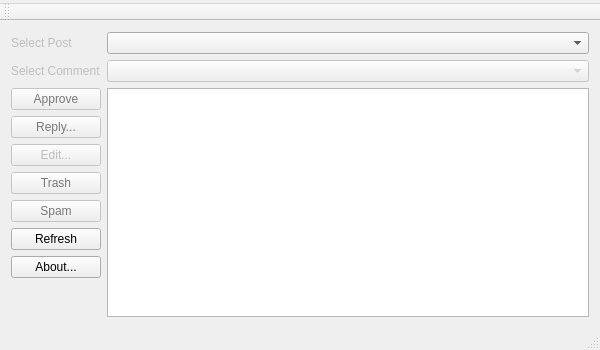
<?xml version="1.0" encoding="UTF-8"?>
<ui version="4.0">
 <class>MainWindow</class>
 <widget class="QMainWindow" name="MainWindow">
  <property name="enabled">
   <bool>true</bool>
  </property>
  <property name="geometry">
   <rect>
    <x>0</x>
    <y>0</y>
    <width>600</width>
    <height>350</height>
   </rect>
  </property>
  <property name="mouseTracking">
   <bool>false</bool>
  </property>
  <property name="tabletTracking">
   <bool>false</bool>
  </property>
  <property name="windowTitle">
   <string>WordPress Comment Manager</string>
  </property>
  <property name="autoFillBackground">
   <bool>false</bool>
  </property>
  <widget class="QWidget" name="centralWidget">
   <layout class="QGridLayout" name="gridLayout">
    <item row="2" column="1" rowspan="8">
     <widget class="QPlainTextEdit" name="plainTextEdit">
      <property name="readOnly">
       <bool>true</bool>
      </property>
     </widget>
    </item>
    <item row="0" column="0">
     <widget class="QLabel" name="label_1">
      <property name="enabled">
       <bool>false</bool>
      </property>
      <property name="text">
       <string>Select Post</string>
      </property>
      <property name="alignment">
       <set>Qt::AlignLeading|Qt::AlignLeft|Qt::AlignVCenter</set>
      </property>
     </widget>
    </item>
    <item row="1" column="0">
     <widget class="QLabel" name="label_2">
      <property name="enabled">
       <bool>false</bool>
      </property>
      <property name="text">
       <string>Select Comment</string>
      </property>
      <property name="alignment">
       <set>Qt::AlignLeading|Qt::AlignLeft|Qt::AlignVCenter</set>
      </property>
     </widget>
    </item>
    <item row="4" column="0">
     <widget class="QPushButton" name="pushButton_3">
      <property name="enabled">
       <bool>false</bool>
      </property>
      <property name="text">
       <string>Edit...</string>
      </property>
     </widget>
    </item>
    <item row="3" column="0">
     <widget class="QPushButton" name="pushButton_2">
      <property name="enabled">
       <bool>false</bool>
      </property>
      <property name="palette">
       <palette>
        <active>
         <colorrole role="ButtonText">
          <brush brushstyle="SolidPattern">
           <color alpha="255">
            <red>0</red>
            <green>170</green>
            <blue>0</blue>
           </color>
          </brush>
         </colorrole>
        </active>
        <inactive>
         <colorrole role="ButtonText">
          <brush brushstyle="SolidPattern">
           <color alpha="255">
            <red>0</red>
            <green>170</green>
            <blue>0</blue>
           </color>
          </brush>
         </colorrole>
        </inactive>
        <disabled>
         <colorrole role="ButtonText">
          <brush brushstyle="SolidPattern">
           <color alpha="255">
            <red>120</red>
            <green>120</green>
            <blue>120</blue>
           </color>
          </brush>
         </colorrole>
        </disabled>
       </palette>
      </property>
      <property name="text">
       <string>Reply...</string>
      </property>
     </widget>
    </item>
    <item row="5" column="0">
     <widget class="QPushButton" name="pushButton_4">
      <property name="enabled">
       <bool>false</bool>
      </property>
      <property name="palette">
       <palette>
        <active>
         <colorrole role="ButtonText">
          <brush brushstyle="SolidPattern">
           <color alpha="255">
            <red>255</red>
            <green>0</green>
            <blue>0</blue>
           </color>
          </brush>
         </colorrole>
        </active>
        <inactive>
         <colorrole role="ButtonText">
          <brush brushstyle="SolidPattern">
           <color alpha="255">
            <red>255</red>
            <green>0</green>
            <blue>0</blue>
           </color>
          </brush>
         </colorrole>
        </inactive>
        <disabled>
         <colorrole role="ButtonText">
          <brush brushstyle="SolidPattern">
           <color alpha="255">
            <red>120</red>
            <green>120</green>
            <blue>120</blue>
           </color>
          </brush>
         </colorrole>
        </disabled>
       </palette>
      </property>
      <property name="text">
       <string>Trash</string>
      </property>
     </widget>
    </item>
    <item row="0" column="1">
     <widget class="QComboBox" name="comboBox_1">
      <property name="editable">
       <bool>false</bool>
      </property>
      <property name="currentIndex">
       <number>-1</number>
      </property>
     </widget>
    </item>
    <item row="2" column="0">
     <widget class="QPushButton" name="pushButton_1">
      <property name="enabled">
       <bool>false</bool>
      </property>
      <property name="palette">
       <palette>
        <active>
         <colorrole role="ButtonText">
          <brush brushstyle="SolidPattern">
           <color alpha="255">
            <red>0</red>
            <green>170</green>
            <blue>0</blue>
           </color>
          </brush>
         </colorrole>
        </active>
        <inactive>
         <colorrole role="ButtonText">
          <brush brushstyle="SolidPattern">
           <color alpha="255">
            <red>0</red>
            <green>170</green>
            <blue>0</blue>
           </color>
          </brush>
         </colorrole>
        </inactive>
        <disabled>
         <colorrole role="ButtonText">
          <brush brushstyle="SolidPattern">
           <color alpha="255">
            <red>120</red>
            <green>120</green>
            <blue>120</blue>
           </color>
          </brush>
         </colorrole>
        </disabled>
       </palette>
      </property>
      <property name="text">
       <string>Approve</string>
      </property>
     </widget>
    </item>
    <item row="7" column="0">
     <widget class="QPushButton" name="pushButton_6">
      <property name="text">
       <string>Refresh</string>
      </property>
     </widget>
    </item>
    <item row="6" column="0">
     <widget class="QPushButton" name="pushButton_5">
      <property name="enabled">
       <bool>false</bool>
      </property>
      <property name="palette">
       <palette>
        <active>
         <colorrole role="ButtonText">
          <brush brushstyle="SolidPattern">
           <color alpha="255">
            <red>255</red>
            <green>0</green>
            <blue>0</blue>
           </color>
          </brush>
         </colorrole>
        </active>
        <inactive>
         <colorrole role="ButtonText">
          <brush brushstyle="SolidPattern">
           <color alpha="255">
            <red>255</red>
            <green>0</green>
            <blue>0</blue>
           </color>
          </brush>
         </colorrole>
        </inactive>
        <disabled>
         <colorrole role="ButtonText">
          <brush brushstyle="SolidPattern">
           <color alpha="255">
            <red>120</red>
            <green>120</green>
            <blue>120</blue>
           </color>
          </brush>
         </colorrole>
        </disabled>
       </palette>
      </property>
      <property name="text">
       <string>Spam</string>
      </property>
     </widget>
    </item>
    <item row="1" column="1">
     <widget class="QComboBox" name="comboBox_2">
      <property name="enabled">
       <bool>false</bool>
      </property>
     </widget>
    </item>
    <item row="8" column="0">
     <widget class="QPushButton" name="pushButton_7">
      <property name="text">
       <string>About...</string>
      </property>
     </widget>
    </item>
   </layout>
  </widget>
  <widget class="QMenuBar" name="menuBar">
   <property name="geometry">
    <rect>
     <x>0</x>
     <y>0</y>
     <width>600</width>
     <height>18</height>
    </rect>
   </property>
   <widget class="QMenu" name="menuwordpress">
    <property name="title">
     <string/>
    </property>
   </widget>
   <widget class="QMenu" name="menu">
    <property name="title">
     <string/>
    </property>
   </widget>
   <addaction name="menuwordpress"/>
   <addaction name="menu"/>
  </widget>
  <widget class="QToolBar" name="mainToolBar">
   <attribute name="toolBarArea">
    <enum>TopToolBarArea</enum>
   </attribute>
   <attribute name="toolBarBreak">
    <bool>false</bool>
   </attribute>
  </widget>
  <widget class="QStatusBar" name="statusBar"/>
 </widget>
 <layoutdefault spacing="6" margin="11"/>
 <resources/>
 <connections/>
</ui>
